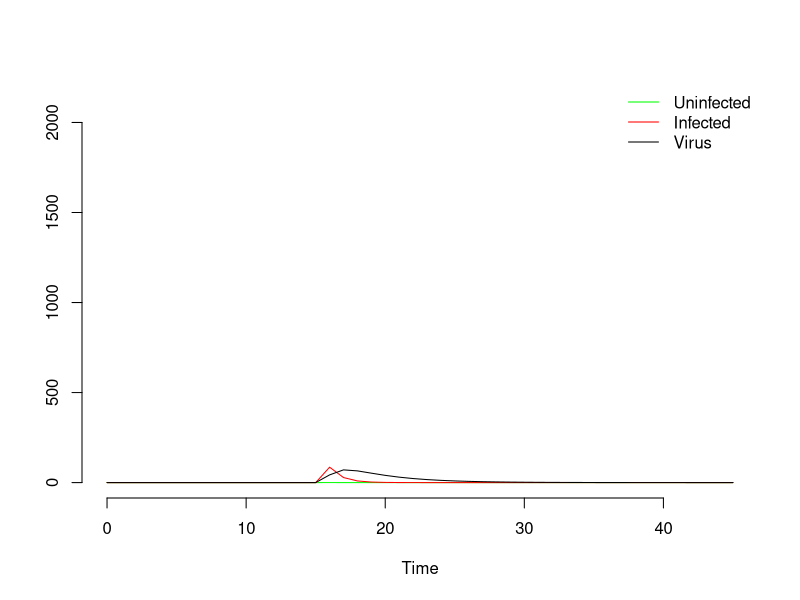

This figure's R source:
rm(list=ls())

###################################################################
###################################################################
## Projet
###################################################################
###################################################################

Viro.model <- function(t, pop, param) {
  
  y <- pop[1]  # Uninfected Tumors
  x <- pop[2]  # Infected Tumors
  v <- pop[3]  # Virus
  
  K=param[1] #Carrying capacity of tumors (in 10 ^6 cells)
  r=param[2] #Effective growth rate of uninfected cells (day-1)
  delta=param[3] #Effective death rate constant of infected cells (day-1)
  
  rho=param[4] #Rate constant of cell fusion (per day per 10^6 cells)
  k=param[5] #Infection rate constant (per day per 106 cells or virions) of uninfected cells by free virus v(t)
  a=param[6] #Virus production rate constant by infected cells (virions per day per cell)
  w=param[7] #Rate constant of virus elimination (day-1)
  
  eps=param[8]
  
  #x,y,v the results 
  dy <- r*y*(1-((y+x)^eps/K^eps))-k*y*v-rho*x*y
  dx <- k*y*v - delta*x + rho*x*y
  dv <- a*x - w*v - k*y*v
  

  
  res<-c(dy, dx, dv)
  
  list(res)
}

##############################
### main = execution du modele
##############################


require(deSolve)

Tmax = 45
dt = 1

y0=0
x0=0
v0=0
  
#Fitted param
K=  2139.258#Carrying capacity of tumors (in 10 ^6 cells)
r=  0.2062134 #Effective growth rate of uninfected cells (day-1)
eps= 1.648773
#Estimated param
delta= 1.119#Effective death rate constant of infected cells (day-1)
rho= 0.141#Rate constant of cell fusion (per day per 10^6 cells)
k= 0.000591 #Infection rate constant (per day per 106 cells or virions) of uninfected cells by free virus v(t)
a= 0.9 #Virus production rate constant by infected cells (virions per day per cell)
w= 0.3 #Rate constant of virus elimination (day-1)

event.dat <- data.frame(var   = c("y", "v"),
                        time  = 15,
                        value = c(126.237, 2),
                        method = "replace")

Time=seq(from=0,to=Tmax,by=dt)

Init.cond <- c(y = y0, x = x0, v = v0)
param=c(K,r,delta,rho,k,a,w,eps)

# Execute
result <- lsoda(Init.cond, Time, Viro.model, param, events = list(data = event.dat))
result

colnames(result) <- c("Time", "y", "x", "v")

head(result)

plot(Time,result[,"y"],type="l",col="green",xlab="Time",ylab="",ylim=c(0,K),bty="n")
lines(Time,result[,"x"],type="l",col="red")
lines(Time,result[,"v"],type="l",col="black")
legend("topright",c("Uninfected","Infected","Virus"),col=c("green","red","black"),lty=1,bty="n")
